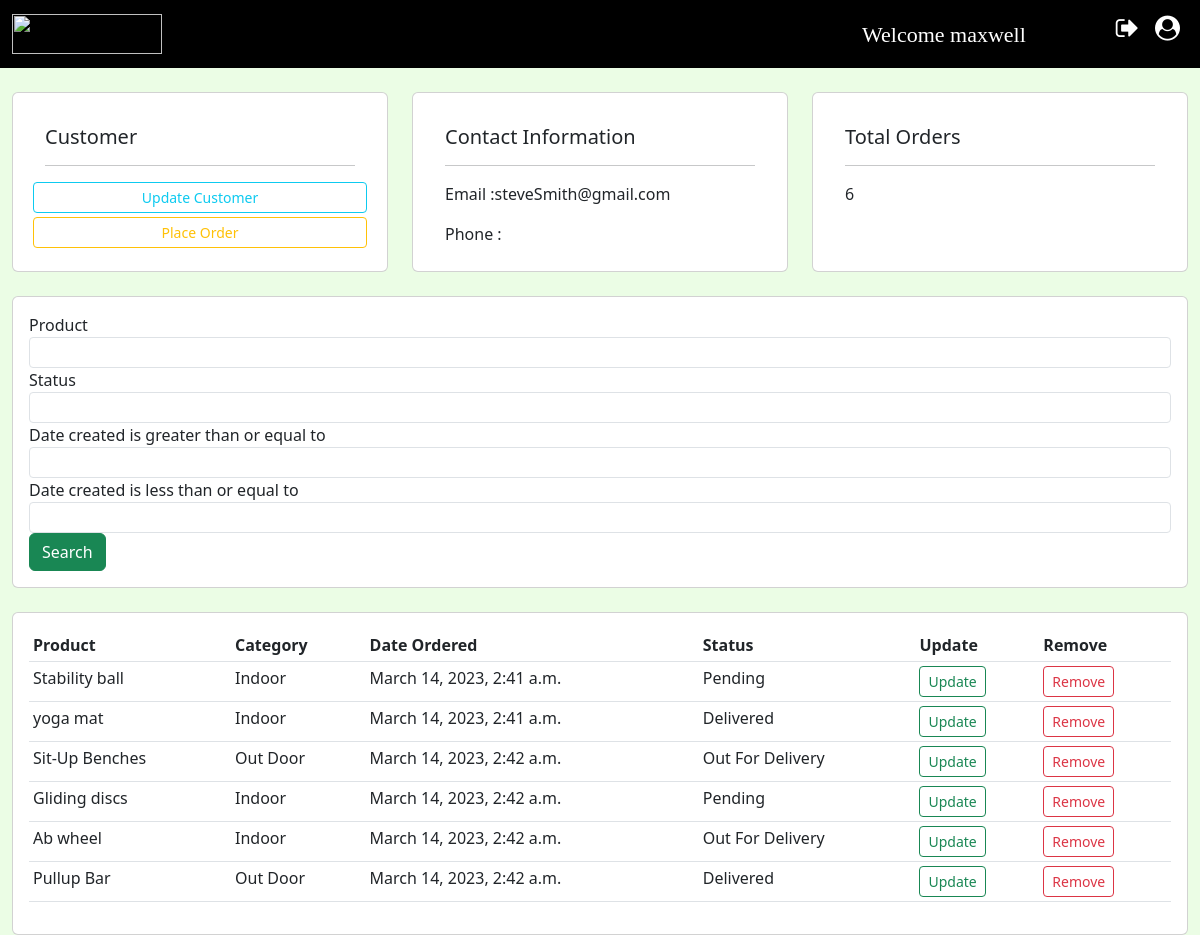
The page /customer/6 (signed in) on the database its author committed.
### accounts/models.py (models this page shows, shortened)
class Customer(models.Model):
    user= models.OneToOneField(User,null=True,on_delete=models.CASCADE)
    name = models.CharField(max_length=200, null=True)
    phone = models.CharField(max_length=200, null=True)
    email = models.CharField(max_length=200, null=True)
    date_created = models.DateTimeField(auto_now_add=True, null=True)

class Order(models.Model):
    STATUS = (
        ("Pending", "Pending"),
        ("Out For Delivery", "Out For Delivery"),
        ("Delivered", "Delivered"),
    )
    customer = models.ForeignKey(Customer, on_delete=models.SET_NULL, null=True)
    product = models.ForeignKey(Product, on_delete=models.SET_NULL, null=True)
    date_created = models.DateTimeField(auto_now_add=True, null=True)
    status = models.CharField(max_length=200, null=True, choices=STATUS)
    def __str__(self):
        return self.product.name

class Product(models.Model):
    CATEGORY = (
        ("Indoor", "Indoor"),
        ("Out Door", "Out Door"),
    )
    name = models.CharField(max_length=200, null=True)
    price = models.FloatField(null=True)
    category = models.CharField(max_length=200, null=True, choices=CATEGORY)
    description = models.CharField(max_length=200, null=True)
    date_created = models.DateTimeField(auto_now_add=True, null=True)
    tags = models.ManyToManyField(Tag)
    def __str__(self):
        return self.name

### accounts/views.py (the view)
# urls.py: path('customer/<str:pk>', views.customers, name="customer"),
@login_required(login_url="login")
def customers(request, pk):
    customer = Customer.objects.get(id=pk)
    orders = customer.order_set.all()
    myFilter = OrderFilter(request.GET, queryset=orders)
    orders = myFilter.qs
    print(orders)
    context = {"customer": customer, "orders": orders, "myFilter": myFilter}
    return render(request, "Customers.html", context)

### templates/Customers.html (shortened to what this page needs)
{% extends "Main.html" %}
{% load static %}
{% block content %}
	<br>
	<div class="container-fluid">
		<div class="row">
			<div class="col-md">
				<div class="card card-body" style="height: 180px">
					<div class="card-body">
						<h5 class="card-title">Customer</h5>
						<hr/>
						<div class="row my-1">
							<a class="btn btn-outline-info btn-sm " href="{% url "update-customer" customer.id %}"
							   style="">Update Customer</a>
						</div>
						<div class="row my-1">
							<a class="btn btn-outline-warning btn-sm " href="{% url "create-order" customer.id %}">Place
								Order</a>
						</div>
					</div>
				</div>
			</div>
			<div class="col-md">
				<div class="card card-body" style="height: 180px">
					<div class="card-body">
						<h5 class="card-title">Contact Information</h5>
						<hr/>
						<p class="card-text">Email :{{ customer.email }} </p>
						<p class="card-text">Phone : {{ customer.phone }} </p>
					</div>
				</div>
			</div>
			<div class="col-md">
				<div class="card card-body" style="height: 180px">
					<div class="card-body">
						<h5 class="card-title">Total Orders</h5>
						<hr/>
						<p class="card-title">{{ orders.count }} </p>
					</div>
				</div>
			</div>
		</div>
		<br/>
		<div class="row">
			<div class="col-md">
				<div class="card card-body">
					<form method="GET">
						{% for field in myFilter.form %}
							<div class="form-group">
								<label>{{ field.label }}</label>
								<input type="text" class="form-control form-control-sm" name="{{ field.name }}">
							</div>
						{% endfor %}
						<button class="btn btn-success " type="submit">Search</button>
					</form>
				</div>
			</div>
		</div>
		<br>
		<div class="row">
			<div class="col-md">
				<div class="card card-body">
					<table class="table table-sm">
						<tr>
							<th>Product</th>
							<th>Category</th>
							<th>Date Ordered</th>
							<th>Status</th>
							<th>Update</th>
							<th>Remove</th>
						</tr>
						{% for order in orders %}
							<tr>
								<td>{{ order.product }}</td>
								<td>{{ order.product.category }}</td>
								<td>{{ order.date_created }}</td>
								<td>{{ order.status }}</td>
								<td><a class="btn btn-outline-success btn-sm" href="{% url "update-order" order.id %}">Update</a>
								</td>
								<td><a class="btn btn-outline-danger btn-sm" href="{% url "delete-order" order.id %}">Remove</a>
								</td>
							</tr>
						{% endfor %}
					</table>
				</div>
			</div>
		</div>
	</div>
{% endblock %}

### templates/NavBar.html (shortened to what this page needs)
<!DOCTYPE html>
{% load static %}
<html lang="en">
<head>
	<link rel="stylesheet" href="https://cdnjs.cloudflare.com/ajax/libs/font-awesome/4.7.0/css/font-awesome.min.css">
	<link rel="stylesheet" type="text/css" href="{% static "styles/main.css" %}">
</head>
<body>
{% block content %}
	<nav class="navbar navbar-expand-lg navbar-dark bg-black text-light">
		<div class="container-fluid">
			<img src="https://bind-crm-public.s3.eu-west-2.amazonaws.com/logo-light-1654586654vY8as.png"
			     href="{% url "home" %}" id="logo">
			<div class="collapse navbar-collapse" id="navbarSupportedContent">
				<ul class="navbar-nav me-auto mb-2 mb-lg-0">
					<li class="nav-item">
						{% if request.user.is_authenticated %}
							<label class="nav-link active" aria-current="page" style="padding-left: 700px;font-family: Cinzel, serif;
                         font-size: 22px;  ">Welcome {{ request.user.username }}</label>
						{% endif %}
					</li>
				</ul>
				<ul class="navbar-nav  mb-2 d-flex">
					<li class="nav-item d-flex">
							<a class="nav-link active" aria-current="page" href="{% url "logout" %}"><i
									class="fa fa-sign-out"
									style="font-size:25px"></i></a>
							<a class="nav-link active" aria-current="page" href="{% url "login" %}"><i
									class="fa fa-user-circle"
									style="font-size:25px"></i></a>
					</li>
				</ul>
			</div>
		</div>
	</nav>
{% endblock %}
</body>
</html>

### static/styles/main.css (style rules this page uses)
body { background-color: #ebfde5; }
#logo { width: 150px; height: 40px; }
.navbar a { font-family: 'Source Sans Pro', sans-serif; font-size: 18px; padding-right: 30px; }
.active { background-color: black; }

### rows shown on the page
Customer: email "steveSmith@gmail.com"
Order: product "Stability ball", product.category "Indoor", date_created "March 14, 2023, 2:41 a.m.", status "Pending"
Order: product "yoga mat", product.category "Indoor", date_created "March 14, 2023, 2:41 a.m.", status "Delivered"
Order: product "Sit-Up Benches", product.category "Out Door", date_created "March 14, 2023, 2:42 a.m.", status "Out For Delivery"
Order: product "Gliding discs", product.category "Indoor", date_created "March 14, 2023, 2:42 a.m.", status "Pending"
Order: product "Ab wheel", product.category "Indoor", date_created "March 14, 2023, 2:42 a.m.", status "Out For Delivery"
Order: product "Pullup Bar", product.category "Out Door", date_created "March 14, 2023, 2:42 a.m.", status "Delivered"

### other values the page prints
{{ request.user.username }} "maxwell"
{{ orders.count }} "6"
{{ field.label }} "Product" "Status" "Date created is greater than or equal to" "Date created is less than or equal to"
